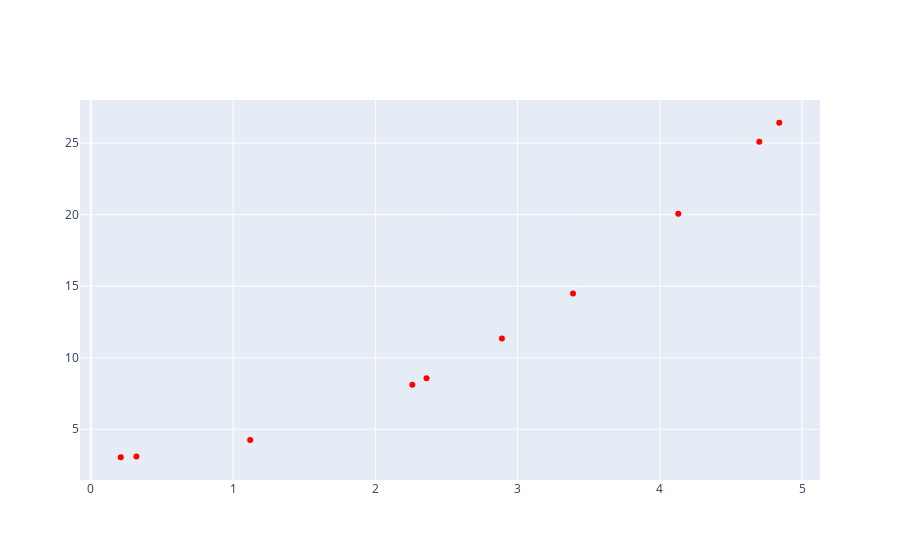

The code cell stored with this chart in its notebook:
### Code cell
import plotly.graph_objects as go

# Quick visualization
x = radii[:] # creating a copy
y = cycles[:]
x.sort()
y.sort()

fig = go.Figure()
fig.add_trace(go.Scatter(x=x, y=y, mode='markers', marker=dict(size=6, color='red'), showlegend=False))

fig.show()

### Figure 1 — Plotly figure (JSON) as saved in the notebook; plotly's stock layout.template omitted (floating-point values rounded to 4 significant figures)
{"data": [{"marker": {"color": "red", "size": 6}, "mode": "markers", "showlegend": false, "type": "scatter", "x": [0.21, 0.32, 1.12, 2.26, 2.36, 2.89, 3.39, 4.13, 4.7, 4.84], "y": [3.044, 3.102, 4.254, 8.108, 8.57, 11.35, 14.49, 20.06, 25.09, 26.43]}], "layout": {}}
